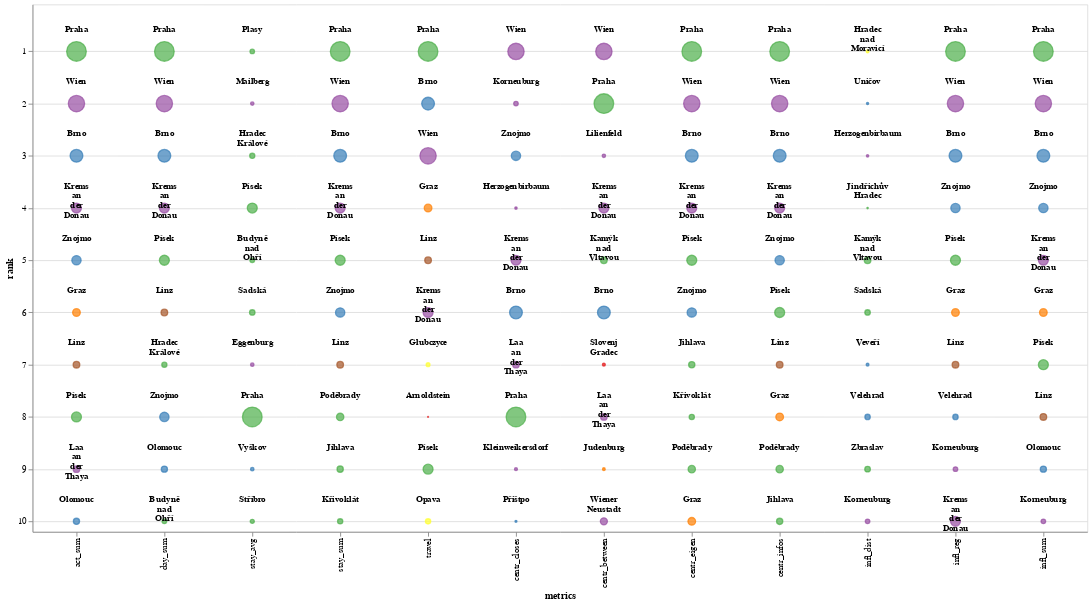

The notebook cell this image was saved under:
### Code cell
alt.renderers.set_embed_options(
    padding={"left": 5, "right": 10, "bottom": 5, "top": 0}
)

imp_places['lines'] = imp_places.apply(
    lambda x: len(x['name'].split(' ')) * 3,
    axis = 1
)
imp_places['csize'] = imp_places.apply(
    lambda x: x['median'] * 500,
    axis = 1
)

rank_chart = alt.Chart(imp_places).transform_window(
    index='count()'
).transform_fold(
    metrics
).properties(
    width=1200,
    height=600
).encode(
    
    #color=alt.Color('rcolor:', legend=None, scale=None),
    x=alt.X(
        'key:N',
        axis=alt.Axis(title='metrics'),
        sort=metrics
    ),
    y=alt.Y(
        'value:Q', 
        scale=alt.Scale(zero=False, domain=[max_rank + 0.2,0.1], nice=False),
        axis=alt.Axis(values=[i for i in range(1, max_rank+1)], tickMinStep=0.1, title='rank', format='.0f'),
    ),
)

lines = rank_chart.mark_line(
    clip=True,
    strokeWidth=.5,
    strokeDash=[5,3]
)

circles = rank_chart.mark_circle(
    clip=True,
    strokeOpacity=1,
    strokeWidth=1.5,
    stroke='grey'
).encode(
    size=alt.Size('csize:N', legend=None, scale=None),
    color=alt.Color('rcolor:Q', legend=None, scale=None),
    stroke=alt.Color('rcolor:N', legend=None, scale=None),
)

labels = rank_chart.mark_text(
    clip=True,
    align='center',
    baseline='bottom',
    lineHeight=11,
    fontSize=10,
    fontWeight='bold',
    fill='black',
    lineBreak=' ',
    color="black",
    dy=-20
).encode(
    y=alt.Y('value:Q'),
    text='name:N',
)

circles + labels

### Figure 1 — Vega-Lite specification as saved in the notebook (floating-point values rounded to 4 significant figures)
{"config": {"view": {"continuousWidth": 400, "continuousHeight": 300}}, "layer": [{"mark": {"type": "circle", "clip": true, "stroke": "grey", "strokeOpacity": 1, "strokeWidth": 1.5}, "encoding": {"color": {"type": "quantitative", "field": "rcolor", "legend": null, "scale": null}, "size": {"type": "nominal", "field": "csize", "legend": null, "scale": null}, "stroke": {"type": "nominal", "field": "rcolor", "legend": null, "scale": null}, "x": {"type": "nominal", "axis": {"title": "metrics"}, "field": "key", "sort": ["act_sum", "day_sum", "stay_avg", "stay_sum", "travel", "centr_closes", "centr_between", "centr_eigen", "centr_infos", "infl_dist", "infl_reg", "infl_sum"]}, "y": {"type": "quantitative", "axis": {"format": ".0f", "tickMinStep": 0.1, "title": "rank", "values": [1, 2, 3, 4, 5, 6, 7, 8, 9, 10]}, "field": "value", "scale": {"domain": [10.2, 0.1], "nice": false, "zero": false}}}, "height": 600, "transform": [{"window": [{"op": "count", "as": "index"}]}, {"fold": ["act_sum", "day_sum", "stay_avg", "stay_sum", "travel", "centr_closes", "centr_between", "centr_eigen", "centr_infos", "infl_dist", "infl_reg", "infl_sum"]}], "width": 1200}, {"mark": {"type": "text", "align": "center", "baseline": "bottom", "clip": true, "color": "black", "dy": -20, "fill": "black", "fontSize": 10, "fontWeight": "bold", "lineBreak": " ", "lineHeight": 11}, "encoding": {"text": {"type": "nominal", "field": "name"}, "x": {"type": "nominal", "axis": {"title": "metrics"}, "field": "key", "sort": ["act_sum", "day_sum", "stay_avg", "stay_sum", "travel", "centr_closes", "centr_between", "centr_eigen", "centr_infos", "infl_dist", "infl_reg", "infl_sum"]}, "y": {"type": "quantitative", "field": "value"}}, "height": 600, "transform": [{"window": [{"op": "count", "as": "index"}]}, {"fold": ["act_sum", "day_sum", "stay_avg", "stay_sum", "travel", "centr_closes", "centr_between", "centr_eigen", "centr_infos", "infl_dist", "infl_reg", "infl_sum"]}], "width": 1200}], "data": {"name": "data-1799093282d7b72a6039707ed5b4e31f"}, "$schema": "https://vega.github.io/schema/vega-lite/v4.8.1.json", "datasets": {"data-1799093282d7b72a6039707ed5b4e31f": [{"act_sum": 55, "day_sum": 67, "stay_avg": 67, "stay_sum": 52, "travel": 8, "centr_closes": 83, "centr_between": 62, "centr_eigen": 84, "centr_infos": 83, "infl_dist": 72, "infl_reg": 71, "infl_sum": 72, "name": "Arnoldstein", "region": "Kärnten", "median": 0.001956, "rcolor": "#e41a1c", "lines": 3, "csize": 0.9782}, {"act_sum": 3, "day_sum": 3, "stay_avg": 11, "stay_sum": 3, "travel": 2, "centr_closes": 6, "centr_between": 6, "centr_eigen": 3, "centr_infos": 3, "infl_dist": 34, "infl_reg": 3, "infl_sum": 3, "name": "Brno", "region": "Mähren", "median": 0.4219, "rcolor": "#377eb8", "lines": 3, "csize": 211.0}, {"act_sum": 21, "day_sum": 10, "stay_avg": 5, "stay_sum": 20, "travel": 23, "centr_closes": 30, "centr_between": 29, "centr_eigen": 18, "centr_infos": 22, "infl_dist": 62, "infl_reg": 37, "infl_sum": 33, "name": "Budyně nad Ohří", "region": "Böhmen", "median": 0.05578, "rcolor": "#4daf4a", "lines": 9, "csize": 27.89}, {"act_sum": 65, "day_sum": 28, "stay_avg": 7, "stay_sum": 62, "travel": 44, "centr_closes": 68, "centr_between": 73, "centr_eigen": 40, "centr_infos": 52, "infl_dist": 13, "infl_reg": 40, "infl_sum": 44, "name": "Eggenburg", "region": "Niederösterreich", "median": 0.03114, "rcolor": "#984ea3", "lines": 3, "csize": 15.57}, {"act_sum": 6, "day_sum": 16, "stay_avg": 39, "stay_sum": 13, "travel": 4, "centr_closes": 60, "centr_between": 51, "centr_eigen": 10, "centr_infos": 8, "infl_dist": 43, "infl_reg": 6, "infl_sum": 6, "name": "Graz", "region": "Steiermark", "median": 0.152, "rcolor": "#ff7f00", "lines": 3, "csize": 76.02}, {"act_sum": 33, "day_sum": 21, "stay_avg": 18, "stay_sum": 27, "travel": 7, "centr_closes": 59, "centr_between": 47, "centr_eigen": 36, "centr_infos": 25, "infl_dist": 11, "infl_reg": 43, "infl_sum": 42, "name": "Głubczyce", "region": "Schlesien", "median": 0.03822, "rcolor": "#ffff33", "lines": 3, "csize": 19.11}, {"act_sum": 70, "day_sum": 65, "stay_avg": 61, "stay_sum": 67, "travel": 72, "centr_closes": 4, "centr_between": 63, "centr_eigen": 44, "centr_infos": 42, "infl_dist": 3, "infl_reg": 63, "infl_sum": 63, "name": "Herzogenbirbaum", "region": "Niederösterreich", "median": 0.01494, "rcolor": "#984ea3", "lines": 3, "csize": 7.468}, {"act_sum": 22, "day_sum": 7, "stay_avg": 3, "stay_sum": 21, "travel": 13, "centr_closes": 50, "centr_between": 37, "centr_eigen": 24, "centr_infos": 21, "infl_dist": 48, "infl_reg": 25, "infl_sum": 19, "name": "Hradec Králové", "region": "Böhmen", "median": 0.06807, "rcolor": "#4daf4a", "lines": 6, "csize": 34.03}, {"act_sum": 27, "day_sum": 43, "stay_avg": 48, "stay_sum": 35, "travel": 26, "centr_closes": 54, "centr_between": 68, "centr_eigen": 66, "centr_infos": 61, "infl_dist": 1, "infl_reg": 64, "infl_sum": 37, "name": "Hradec nad Moravicí", "region": "Schlesien", "median": 0.01943, "rcolor": "#ffff33", "lines": 9, "csize": 9.714}, {"act_sum": 18, "day_sum": 17, "stay_avg": 47, "stay_sum": 9, "travel": 33, "centr_closes": 18, "centr_between": 80, "centr_eigen": 7, "centr_infos": 10, "infl_dist": 26, "infl_reg": 14, "infl_sum": 18, "name": "Jihlava", "region": "Böhmen", "median": 0.1004, "rcolor": "#4daf4a", "lines": 3, "csize": 50.22}, {"act_sum": 73, "day_sum": 59, "stay_avg": 57, "stay_sum": 69, "travel": 68, "centr_closes": 49, "centr_between": 67, "centr_eigen": 58, "centr_infos": 45, "infl_dist": 4, "infl_reg": 78, "infl_sum": 57, "name": "Jindřichův Hradec", "region": "Böhmen", "median": 0.004992, "rcolor": "#4daf4a", "lines": 6, "csize": 2.496}, {"act_sum": 25, "day_sum": 77, "stay_avg": 77, "stay_sum": 71, "travel": 74, "centr_closes": 76, "centr_between": 9, "centr_eigen": 74, "centr_infos": 72, "infl_dist": 18, "infl_reg": 35, "infl_sum": 31, "name": "Judenburg", "region": "Steiermark", "median": 0.01886, "rcolor": "#ff7f00", "lines": 3, "csize": 9.431}, {"act_sum": 30, "day_sum": 33, "stay_avg": 38, "stay_sum": 25, "travel": 59, "centr_closes": 21, "centr_between": 5, "centr_eigen": 23, "centr_infos": 26, "infl_dist": 5, "infl_reg": 13, "infl_sum": 21, "name": "Kamýk nad Vltavou", "region": "Böhmen", "median": 0.1125, "rcolor": "#4daf4a", "lines": 9, "csize": 56.27}, {"act_sum": 74, "day_sum": 69, "stay_avg": 69, "stay_sum": 73, "travel": 75, "centr_closes": 9, "centr_between": 55, "centr_eigen": 39, "centr_infos": 41, "infl_dist": 40, "infl_reg": 34, "infl_sum": 52, "name": "Kleinweikersdorf", "region": "Niederösterreich", "median": 0.02226, "rcolor": "#984ea3", "lines": 3, "csize": 11.13}, {"act_sum": 13, "day_sum": 38, "stay_avg": 44, "stay_sum": 24, "travel": 51, "centr_closes": 2, "centr_between": 32, "centr_eigen": 38, "centr_infos": 34, "infl_dist": 10, "infl_reg": 9, "infl_sum": 10, "name": "Korneuburg", "region": "Niederösterreich", "median": 0.05399, "rcolor": "#984ea3", "lines": 3, "csize": 26.99}, {"act_sum": 4, "day_sum": 4, "stay_avg": 17, "stay_sum": 4, "travel": 6, "centr_closes": 5, "centr_between": 4, "centr_eigen": 4, "centr_infos": 4, "infl_dist": 28, "infl_reg": 10, "infl_sum": 5, "name": "Krems an der Donau", "region": "Niederösterreich", "median": 0.2526, "rcolor": "#984ea3", "lines": 12, "csize": 126.3}, {"act_sum": 16, "day_sum": 25, "stay_avg": 52, "stay_sum": 10, "travel": 42, "centr_closes": 36, "centr_between": 43, "centr_eigen": 8, "centr_infos": 13, "infl_dist": 52, "infl_reg": 11, "infl_sum": 12, "name": "Křivoklát", "region": "Böhmen", "median": 0.07041, "rcolor": "#4daf4a", "lines": 3, "csize": 35.21}, {"act_sum": 9, "day_sum": 19, "stay_avg": 42, "stay_sum": 14, "travel": 43, "centr_closes": 7, "centr_between": 8, "centr_eigen": 19, "centr_infos": 17, "infl_dist": 36, "infl_reg": 17, "infl_sum": 20, "name": "Laa an der Thaya", "region": "Niederösterreich", "median": 0.1078, "rcolor": "#984ea3", "lines": 12, "csize": 53.9}, {"act_sum": 23, "day_sum": 26, "stay_avg": 41, "stay_sum": 17, "travel": 30, "centr_closes": 23, "centr_between": 3, "centr_eigen": 46, "centr_infos": 24, "infl_dist": 70, "infl_reg": 66, "infl_sum": 69, "name": "Lilienfeld", "region": "Niederösterreich", "median": 0.03006, "rcolor": "#984ea3", "lines": 3, "csize": 15.03}, {"act_sum": 7, "day_sum": 6, "stay_avg": 19, "stay_sum": 7, "travel": 5, "centr_closes": 40, "centr_between": 22, "centr_eigen": 14, "centr_infos": 7, "infl_dist": 54, "infl_reg": 7, "infl_sum": 8, "name": "Linz", "region": "Oberösterreich", "median": 0.1139, "rcolor": "#a65628", "lines": 3, "csize": 56.93}, {"act_sum": 78, "day_sum": 20, "stay_avg": 2, "stay_sum": 78, "travel": 37, "centr_closes": 26, "centr_between": 42, "centr_eigen": 59, "centr_infos": 46, "infl_dist": 79, "infl_reg": 77, "infl_sum": 79, "name": "Mailberg", "region": "Niederösterreich", "median": 0.02963, "rcolor": "#984ea3", "lines": 3, "csize": 14.82}, {"act_sum": 10, "day_sum": 9, "stay_avg": 13, "stay_sum": 12, "travel": 11, "centr_closes": 25, "centr_between": 56, "centr_eigen": 11, "centr_infos": 11, "infl_dist": 53, "infl_reg": 16, "infl_sum": 9, "name": "Olomouc", "region": "Mähren", "median": 0.09828, "rcolor": "#377eb8", "lines": 3, "csize": 49.14}, {"act_sum": 17, "day_sum": 22, "stay_avg": 45, "stay_sum": 15, "travel": 10, "centr_closes": 52, "centr_between": 11, "centr_eigen": 17, "centr_infos": 15, "infl_dist": 60, "infl_reg": 42, "infl_sum": 24, "name": "Opava", "region": "Schlesien", "median": 0.07146, "rcolor": "#ffff33", "lines": 3, "csize": 35.73}, {"act_sum": 24, "day_sum": 12, "stay_avg": 1, "stay_sum": 23, "travel": 18, "centr_closes": 53, "centr_between": 38, "centr_eigen": 34, "centr_infos": 31, "infl_dist": 55, "infl_reg": 19, "infl_sum": 14, "name": "Plasy", "region": "Böhmen", "median": 0.05265, "rcolor": "#4daf4a", "lines": 3, "csize": 26.32}, {"act_sum": 11, "day_sum": 13, "stay_avg": 36, "stay_sum": 8, "travel": 28, "centr_closes": 17, "centr_between": 17, "centr_eigen": 9, "centr_infos": 9, "infl_dist": 24, "infl_reg": 12, "infl_sum": 13, "name": "Poděbrady", "region": "Böhmen", "median": 0.1395, "rcolor": "#4daf4a", "lines": 3, "csize": 69.74}, {"act_sum": 1, "day_sum": 1, "stay_avg": 8, "stay_sum": 1, "travel": 1, "centr_closes": 8, "centr_between": 2, "centr_eigen": 1, "centr_infos": 1, "infl_dist": 25, "infl_reg": 1, "infl_sum": 1, "name": "Praha", "region": "Böhmen", "median": 1.0, "rcolor": "#4daf4a", "lines": 3, "csize": 500.0}, {"act_sum": 8, "day_sum": 5, "stay_avg": 4, "stay_sum": 5, "travel": 9, "centr_closes": 24, "centr_between": 45, "centr_eigen": 5, "centr_infos": 6, "infl_dist": 27, "infl_reg": 5, "infl_sum": 7, "name": "Písek", "region": "Böhmen", "median": 0.2579, "rcolor": "#4daf4a", "lines": 3, "csize": 128.9}, {"act_sum": 42, "day_sum": 52, "stay_avg": 46, "stay_sum": 37, "travel": 61, "centr_closes": 10, "centr_between": 61, "centr_eigen": 60, "centr_infos": 47, "infl_dist": 57, "infl_reg": 48, "infl_sum": 67, "name": "Přištpo", "region": "Mähren", "median": 0.01115, "rcolor": "#377eb8", "lines": 3, "csize": 5.573}, {"act_sum": 29, "day_sum": 11, "stay_avg": 6, "stay_sum": 22, "travel": 25, "centr_closes": 19, "centr_between": 59, "centr_eigen": 12, "centr_infos": 18, "infl_dist": 6, "infl_reg": 23, "infl_sum": 34, "name": "Sadská", "region": "Böhmen", "median": 0.07745, "rcolor": "#4daf4a", "lines": 3, "csize": 38.72}, {"act_sum": 37, "day_sum": 75, "stay_avg": 75, "stay_sum": 40, "travel": 38, "centr_closes": 66, "centr_between": 7, "centr_eigen": 56, "centr_infos": 66, "infl_dist": 44, "infl_reg": 52, "infl_sum": 41, "name": "Slovenj Gradec", "region": "Kärnten", "median": 0.02179, "rcolor": "#e41a1c", "lines": 6, "csize": 10.9}, {"act_sum": 47, "day_sum": 32, "stay_avg": 10, "stay_sum": 46, "travel": 29, "centr_closes": 64, "centr_between": 27, "centr_eigen": 67, "centr_infos": 75, "infl_dist": 45, "infl_reg": 49, "infl_sum": 65, "name": "Stříbro", "region": "Böhmen", "median": 0.043, "rcolor": "#4daf4a", "lines": 3, "csize": 21.5}, {"act_sum": 51, "day_sum": 60, "stay_avg": 59, "stay_sum": 51, "travel": 62, "centr_closes": 58, "centr_between": 58, "centr_eigen": 47, "centr_infos": 59, "infl_dist": 2, "infl_reg": 73, "infl_sum": 70, "name": "Uničov", "region": "Mähren", "median": 0.01264, "rcolor": "#377eb8", "lines": 3, "csize": 6.322}, {"act_sum": 39, "day_sum": 30, "stay_avg": 35, "stay_sum": 26, "travel": 32, "centr_closes": 39, "centr_between": 23, "centr_eigen": 28, "centr_infos": 36, "infl_dist": 8, "infl_reg": 8, "infl_sum": 11, "name": "Velehrad", "region": "Mähren", "median": 0.0744, "rcolor": "#377eb8", "lines": 3, "csize": 37.2}, {"act_sum": 52, "day_sum": 45, "stay_avg": 32, "stay_sum": 41, "travel": 53, "centr_closes": 31, "centr_between": 81, "centr_eigen": 51, "centr_infos": 48, "infl_dist": 7, "infl_reg": 33, "infl_sum": 29, "name": "Veveří", "region": "Mähren", "median": 0.02075, "rcolor": "#377eb8", "lines": 3, "csize": 10.37}, {"act_sum": 36, "day_sum": 29, "stay_avg": 9, "stay_sum": 42, "travel": 41, "centr_closes": 72, "centr_between": 76, "centr_eigen": 62, "centr_infos": 53, "infl_dist": 19, "infl_reg": 27, "infl_sum": 27, "name": "Vyškov", "region": "Mähren", "median": 0.03053, "rcolor": "#377eb8", "lines": 3, "csize": 15.26}, {"act_sum": 2, "day_sum": 2, "stay_avg": 26, "stay_sum": 2, "travel": 3, "centr_closes": 1, "centr_between": 1, "centr_eigen": 2, "centr_infos": 2, "infl_dist": 29, "infl_reg": 2, "infl_sum": 2, "name": "Wien", "region": "Niederösterreich", "median": 0.6891, "rcolor": "#984ea3", "lines": 3, "csize": 344.6}, {"act_sum": 12, "day_sum": 14, "stay_avg": 29, "stay_sum": 11, "travel": 16, "centr_closes": 28, "centr_between": 10, "centr_eigen": 20, "centr_infos": 12, "infl_dist": 39, "infl_reg": 15, "infl_sum": 16, "name": "Wiener Neustadt", "region": "Niederösterreich", "median": 0.129, "rcolor": "#984ea3", "lines": 6, "csize": 64.48}, {"act_sum": 28, "day_sum": 18, "stay_avg": 28, "stay_sum": 19, "travel": 45, "centr_closes": 12, "centr_between": 21, "centr_eigen": 21, "centr_infos": 19, "infl_dist": 9, "infl_reg": 21, "infl_sum": 25, "name": "Zbraslav", "region": "Böhmen", "median": 0.08156, "rcolor": "#4daf4a", "lines": 3, "csize": 40.78}, {"act_sum": 5, "day_sum": 8, "stay_avg": 37, "stay_sum": 6, "travel": 22, "centr_closes": 3, "centr_between": 12, "centr_eigen": 6, "centr_infos": 5, "infl_dist": 15, "infl_reg": 4, "infl_sum": 4, "name": "Znojmo", "region": "Mähren", "median": 0.2252, "rcolor": "#377eb8", "lines": 3, "csize": 112.6}]}}
